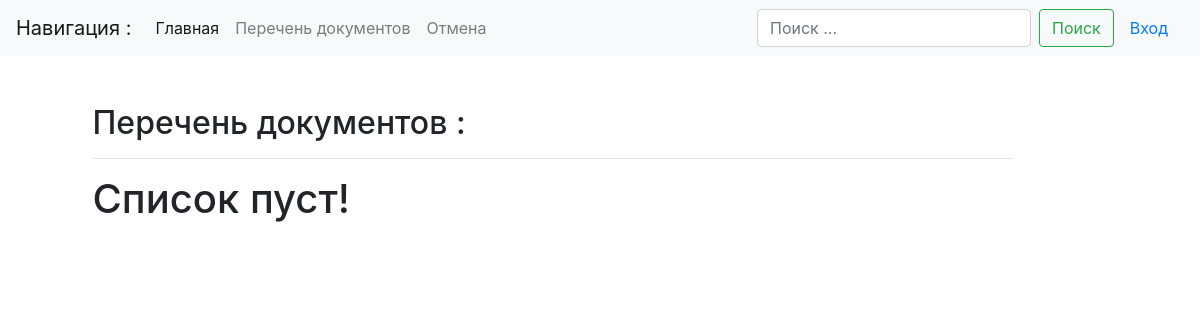
The page /list/ on the database as committed earlier.
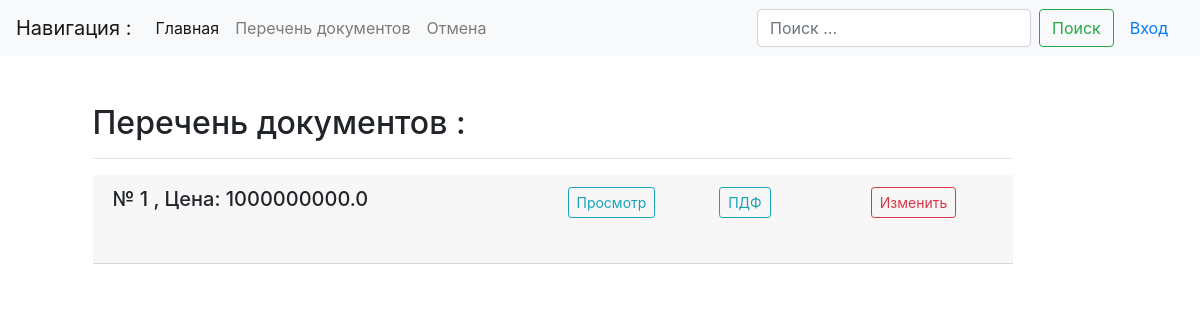
The same page on the database as committed later.
### docslist/models.py (models this page shows, shortened)
class Docs(models.Model):
    num_contract = models.CharField('Номер контракта', max_length=20, db_index=True, default='-')
    title = models.CharField('Наименование объекта', max_length=500, db_index=True, default='-')
    type_doc = models.ForeignKey(TypeDoc, on_delete=models.DO_NOTHING, verbose_name='Документ', default='-')
    year = models.PositiveSmallIntegerField('Год', default='1970')
    c_contract = models.FloatField('Цена контракта, руб.', max_length=50, default=0)
    ini_contract = models.ForeignKey(Initiator, on_delete=models.DO_NOTHING, verbose_name='Инициатор', null=True)
    uch_contract = models.ForeignKey(Contractor, on_delete=models.DO_NOTHING, verbose_name='Подрядчик', null=True)
    in_contract = models.DateField('Дата подписания контракта', default=date.today)
    in_work = models.DateField('Дата начала работ', default=date.today)
    out_work = models.DateField('Дата окончания работ', default=date.today)
    stat_contract = models.ForeignKey(StatusDoc, on_delete=models.DO_NOTHING, verbose_name='Статус', default='-')
    work_contract = models.BooleanField('В работе')
    failures = models.BooleanField('Срыв сроков')
    executed = models.BooleanField('Исполнен')
    file_obj = models.FileField('Файл документа', upload_to='')
    url = models.SlugField(max_length=130, unique=True)
    data_stamp = models.DateTimeField(auto_now_add=True)
    class Meta:
        verbose_name = "Документ"
        verbose_name_plural = "Документы"
        ordering = ('year', 'num_contract',)  # сортировка

### docslist/views.py (the view)
# urls.py: path('list/', DocsView.as_view(), name='docs-list'),
class DocsView(ListView):
    model = Docs
    queryset = Docs.objects.all().filter(work_contract=True).exclude(type_doc=3)
    template_name = 'docslist/docs_list.html'
    paginate_by = 5

### templates/docslist/docs_list.html (shortened to what this page needs)
{% extends "base.html" %}
{% block content %}
<h2 class="mb-3">Перечень документов :</h2><hr>
    {% for doc in docs_list %}
        <div class="card-header">
            <div class="row">
                <div class="col-md-6" >
                    {% if doc.type_doc.id == 1 %}
                        <h5> № {{ doc.num_contract }}  ,  Цена: {{ doc.c_contract}}</h5><br>
                    {% else %}
                        <h7> № {{ doc.num_contract }}  ,  Цена: {{ doc.c_contract}}</h7><br>
                        <h7> {{ doc.name_object }} </h7>
                    {% endif %}
                </div>
                    <div class="col-md-2"><a href="#" class="btn btn-sm btn-outline-info my-2 my-sm-0" role="group" aria-disabled="true">Просмотр</a></div>
                    <div class="col-md-2"><a href="#" class="btn btn-sm btn-outline-info my-2 my-sm-0" role="group" aria-disabled="true">ПДФ</a></div>
                    <div class="col-md-2"><a href="#" class="btn btn-sm btn-outline-danger my-2 my-sm-0" role="group" aria-disabled="true">Изменить</a></div>
            </div>
        </div>
    {% empty %}
        <h1>Список пуст!</h1>
    {% endfor %}
    {% block pagination %}
        {% if is_paginated %}
            {% load bootstrap4 %}
        {% endif %}
    {% endblock pagination%}
{% endblock content %}

Rows that differ between the two databases and show on the page:
added Docs: num_contract "1", c_contract "1000000000.0"
Other text that changed with them:
text no longer shown: "Список пуст!"
